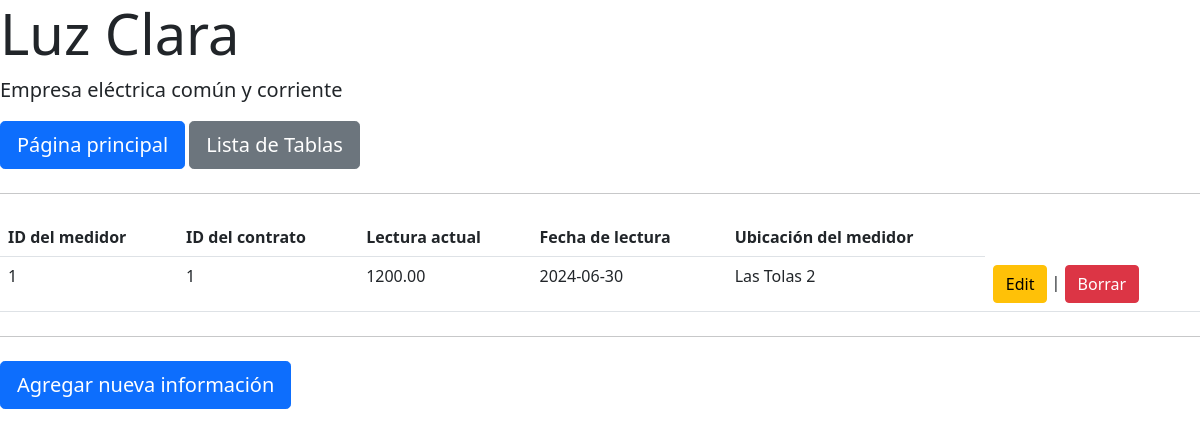
The page /listaMedidores.php on the database its author committed.
### tables this page shows
CREATE TABLE `medidor` (
  `id_medidor` int NOT NULL,
  `id_contrato` int NOT NULL,
  `lectura_actual` decimal(10,2) NOT NULL,
  `fecha_lectura` date NOT NULL,
  `ubicacion_medidor` varchar(50) NOT NULL
);

### listaMedidores.php (the view, shortened to what this page needs)
<?php include('index.php');
$result = mysqli_query($mysqli, "SELECT * FROM medidor ORDER BY id_medidor");
?>
<html>
<head>
</head>
<body>
	<table class="table">
		<tr>
			<td><strong>ID del medidor</strong></td>
			<td><strong>ID del contrato</strong></td>
			<td><strong>Lectura actual</strong></td>
			<td><strong>Fecha de lectura</strong></td>
			<td><strong>Ubicación del medidor</strong></td>
		</tr>
		<?php
		while ($res = mysqli_fetch_assoc($result))
		{
			echo "<tr>";
			echo "<td>".$res['id_medidor']."</td>";
			echo "<td>".$res['id_contrato']."</td>";
			echo "<td>".$res['lectura_actual']."</td>";
			echo "<td>".$res['fecha_lectura']."</td>";
			echo "<td>".$res['ubicacion_medidor']."</td>";
			echo "<td><a href=\"plantillaEditarInformacionMedidores.php?id=$res[id_medidor]\" class=\"btn btn-warning\">Edit</a> |
			<a href=\"borrarInformacionMedidores.php?id=$res[id_medidor]\" class=\"btn btn-danger\" onClick=\"return confirm('¿Estás seguro que quieres borrar esto?')\">Borrar</a></td>";
		}
		?>
	</table>
	<hr class="my-4">
	<a class="btn btn-primary btn-lg" href="plantillaAgregarInformacionMedidores.php">Agregar nueva información</a>
</body>
</html>

### rows shown on the page
medidor: id_medidor "1", id_contrato "1", lectura_actual "1200.00", fecha_lectura "2024-06-30", ubicacion_medidor "Las Tolas 2"
